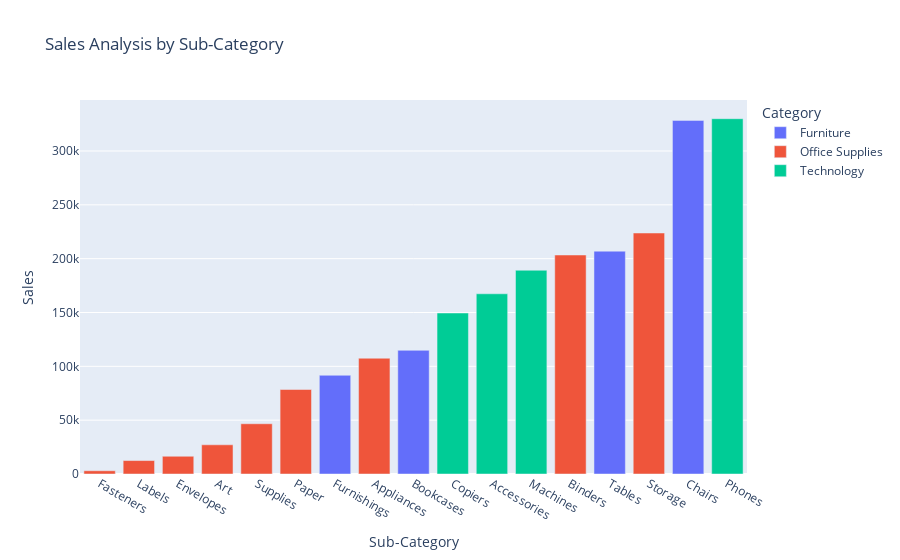

Notebook code for this chart:
### Code cell
sales_by_subcategory = data.groupby(['Category', 'Sub-Category'])['Sales'].sum().reset_index()
fig = px.bar(sales_by_subcategory, 
             x='Sub-Category', 
             y='Sales', 
             title='Sales Analysis by Sub-Category',
             color='Category',  # Add color parameter for legend
             category_orders={"Sub-Category": sales_by_subcategory.sort_values('Sales')['Sub-Category'].tolist()})
fig.show()

### Figure 1 — Plotly figure (JSON) as saved in the notebook; plotly's stock layout.template omitted (floating-point values rounded to 4 significant figures)
{"data": [{"alignmentgroup": "True", "hovertemplate": "Category=Furniture<br>Sub-Category=%{x}<br>Sales=%{y}<extra></extra>", "legendgroup": "Furniture", "marker": {"color": "#636efa", "pattern": {"shape": ""}}, "name": "Furniture", "offsetgroup": "Furniture", "orientation": "v", "showlegend": true, "textposition": "auto", "type": "bar", "x": ["Bookcases", "Chairs", "Furnishings", "Tables"], "xaxis": "x", "y": [114900.0, 328400.0, 91710.0, 207000.0], "yaxis": "y"}, {"alignmentgroup": "True", "hovertemplate": "Category=Office Supplies<br>Sub-Category=%{x}<br>Sales=%{y}<extra></extra>", "legendgroup": "Office Supplies", "marker": {"color": "#EF553B", "pattern": {"shape": ""}}, "name": "Office Supplies", "offsetgroup": "Office Supplies", "orientation": "v", "showlegend": true, "textposition": "auto", "type": "bar", "x": ["Appliances", "Art", "Binders", "Envelopes", "Fasteners", "Labels", "Paper", "Storage", "Supplies"], "xaxis": "x", "y": [107500.0, 27120.0, 203400.0, 16480.0, 3024.0, 12490.0, 78480.0, 223800.0, 46670.0], "yaxis": "y"}, {"alignmentgroup": "True", "hovertemplate": "Category=Technology<br>Sub-Category=%{x}<br>Sales=%{y}<extra></extra>", "legendgroup": "Technology", "marker": {"color": "#00cc96", "pattern": {"shape": ""}}, "name": "Technology", "offsetgroup": "Technology", "orientation": "v", "showlegend": true, "textposition": "auto", "type": "bar", "x": ["Accessories", "Copiers", "Machines", "Phones"], "xaxis": "x", "y": [167400.0, 149500.0, 189200.0, 330000.0], "yaxis": "y"}], "layout": {"barmode": "relative", "legend": {"title": {"text": "Category"}, "tracegroupgap": 0}, "title": {"text": "Sales Analysis by Sub-Category"}, "xaxis": {"anchor": "y", "categoryarray": ["Fasteners", "Labels", "Envelopes", "Art", "Supplies", "Paper", "Furnishings", "Appliances", "Bookcases", "Copiers", "Accessories", "Machines", "Binders", "Tables", "Storage", "Chairs", "Phones"], "categoryorder": "array", "domain": [0, 1], "title": {"text": "Sub-Category"}}, "yaxis": {"anchor": "x", "domain": [0, 1], "title": {"text": "Sales"}}}}
